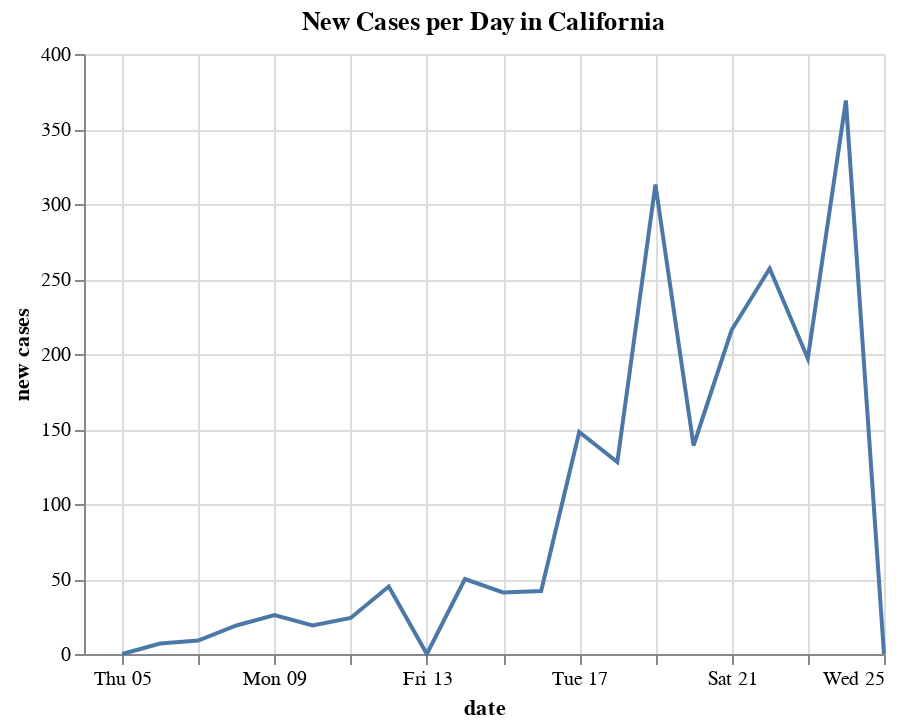

Notebook cell for this chart:
### Code cell
alt.Chart(data).mark_line().encode(
    x='date',
    y='new cases'
).properties(
    title='New Cases per Day in California'
)

### Figure 1 — Vega-Lite specification as saved in the notebook (floating-point values rounded to 4 significant figures)
{"$schema": "https://vega.github.io/schema/vega-lite/v3.4.0.json", "config": {"mark": {"tooltip": null}, "view": {"height": 300, "width": 400}}, "data": {"name": "data-ada02c56e68519f18114a9f0b158ddbc"}, "datasets": {"data-ada02c56e68519f18114a9f0b158ddbc": [{"date": "2020-03-04T00:00:00", "negative": 462, "new cases": null, "positive": 53}, {"date": "2020-03-05T00:00:00", "negative": 462, "new cases": 0, "positive": 53}, {"date": "2020-03-06T00:00:00", "negative": 462, "new cases": 7, "positive": 60}, {"date": "2020-03-07T00:00:00", "negative": 462, "new cases": 9, "positive": 69}, {"date": "2020-03-08T00:00:00", "negative": 462, "new cases": 19, "positive": 88}, {"date": "2020-03-09T00:00:00", "negative": 690, "new cases": 26, "positive": 114}, {"date": "2020-03-10T00:00:00", "negative": 690, "new cases": 19, "positive": 133}, {"date": "2020-03-11T00:00:00", "negative": 916, "new cases": 24, "positive": 157}, {"date": "2020-03-12T00:00:00", "negative": 916, "new cases": 45, "positive": 202}, {"date": "2020-03-13T00:00:00", "negative": 916, "new cases": 0, "positive": 202}, {"date": "2020-03-14T00:00:00", "negative": 916, "new cases": 50, "positive": 252}, {"date": "2020-03-15T00:00:00", "negative": 916, "new cases": 41, "positive": 293}, {"date": "2020-03-16T00:00:00", "negative": 7981, "new cases": 42, "positive": 335}, {"date": "2020-03-17T00:00:00", "negative": 7981, "new cases": 148, "positive": 483}, {"date": "2020-03-18T00:00:00", "negative": 7981, "new cases": 128, "positive": 611}, {"date": "2020-03-19T00:00:00", "negative": 8787, "new cases": 313, "positive": 924}, {"date": "2020-03-20T00:00:00", "negative": 10424, "new cases": 139, "positive": 1063}, {"date": "2020-03-21T00:00:00", "negative": 11249, "new cases": 216, "positive": 1279}, {"date": "2020-03-22T00:00:00", "negative": 11304, "new cases": 257, "positive": 1536}, {"date": "2020-03-23T00:00:00", "negative": 12567, "new cases": 197, "positive": 1733}, {"date": "2020-03-24T00:00:00", "negative": 13452, "new cases": 369, "positive": 2102}, {"date": "2020-03-25T00:00:00", "negative": 13452, "new cases": 0, "positive": 2102}]}, "encoding": {"x": {"field": "date", "type": "temporal"}, "y": {"field": "new cases", "type": "quantitative"}}, "mark": "line", "title": "New Cases per Day in California"}
